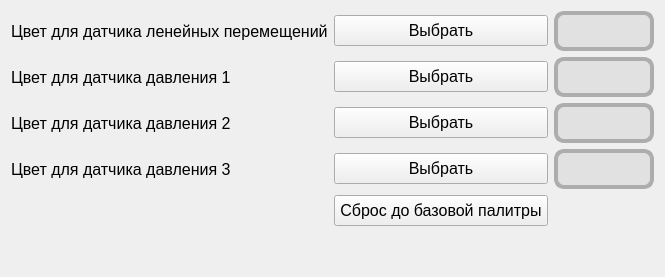
     <widget class="QWidget" name="tab_3">
      <attribute name="title">
       <string>Цветовые контуры графиков</string>
      </attribute>
      <layout class="QGridLayout" name="gridLayout">
       <item row="3" column="2">
        <widget class="QWidget" name="widget_pressure3Color" native="true">
         <property name="sizePolicy">
          <sizepolicy hsizetype="Expanding" vsizetype="Preferred">
           <horstretch>0</horstretch>
           <verstretch>0</verstretch>
          </sizepolicy>
         </property>
         <property name="minimumSize">
          <size>
           <width>100</width>
           <height>40</height>
          </size>
         </property>
         <property name="maximumSize">
          <size>
           <width>150</width>
           <height>40</height>
          </size>
         </property>
         <property name="styleSheet">
          <string notr="true">background: #E1E1E1;

Border: 4px solid #ADADAD ;
Border-radius: 10px;

</string>
         </property>
        </widget>
       </item>
       <item row="0" column="0">
        <widget class="QLabel" name="label_liner">
         <property name="font">
          <font>
           <pointsize>12</pointsize>
          </font>
         </property>
         <property name="text">
          <string>Цвет для датчика ленейных перемещений</string>
         </property>
        </widget>
       </item>
       <item row="2" column="1">
        <widget class="QPushButton" name="pushButton_pressure2Color">
         <property name="sizePolicy">
          <sizepolicy hsizetype="Expanding" vsizetype="Fixed">
           <horstretch>0</horstretch>
           <verstretch>0</verstretch>
          </sizepolicy>
         </property>
         <property name="font">
          <font>
           <pointsize>12</pointsize>
          </font>
         </property>
         <property name="styleSheet">
          <string notr="true">padding: 5px 5px;</string>
         </property>
         <property name="text">
          <string>Выбрать</string>
         </property>
         <property name="autoDefault">
          <bool>false</bool>
         </property>
        </widget>
       </item>
       <item row="3" column="0">
        <widget class="QLabel" name="label_pressure1">
         <property name="font">
          <font>
           <pointsize>12</pointsize>
          </font>
         </property>
         <property name="text">
          <string>Цвет для датчика давления 3</string>
         </property>
        </widget>
       </item>
       <item row="3" column="1">
        <widget class="QPushButton" name="pushButton_pressure3Color">
         <property name="sizePolicy">
          <sizepolicy hsizetype="Expanding" vsizetype="Fixed">
           <horstretch>0</horstretch>
           <verstretch>0</verstretch>
          </sizepolicy>
         </property>
         <property name="font">
          <font>
           <pointsize>12</pointsize>
          </font>
         </property>
         <property name="styleSheet">
          <string notr="true">padding: 5px 5px;</string>
         </property>
         <property name="text">
          <string>Выбрать</string>
         </property>
         <property name="autoDefault">
          <bool>false</bool>
         </property>
        </widget>
       </item>
       <item row="0" column="1">
        <widget class="QPushButton" name="pushButton_linearColor">
         <property name="sizePolicy">
          <sizepolicy hsizetype="Expanding" vsizetype="Fixed">
           <horstretch>0</horstretch>
           <verstretch>0</verstretch>
          </sizepolicy>
         </property>
         <property name="font">
          <font>
           <pointsize>12</pointsize>
          </font>
         </property>
         <property name="styleSheet">
          <string notr="true">padding: 5px 5px;</string>
         </property>
         <property name="text">
          <string>Выбрать</string>
         </property>
         <property name="autoDefault">
          <bool>false</bool>
         </property>
        </widget>
       </item>
       <item row="2" column="2">
        <widget class="QWidget" name="widget_pressure2Color" native="true">
         <property name="sizePolicy">
          <sizepolicy hsizetype="Expanding" vsizetype="Preferred">
           <horstretch>0</horstretch>
           <verstretch>0</verstretch>
          </sizepolicy>
         </property>
         <property name="minimumSize">
          <size>
           <width>100</width>
           <height>40</height>
          </size>
         </property>
         <property name="maximumSize">
          <size>
           <width>150</width>
           <height>40</height>
          </size>
         </property>
         <property name="styleSheet">
          <string notr="true">background: #E1E1E1;

Border: 4px solid #ADADAD ;
Border-radius: 10px;

</string>
         </property>
        </widget>
       </item>
       <item row="1" column="0">
        <widget class="QLabel" name="label_pressure3">
         <property name="font">
          <font>
           <pointsize>12</pointsize>
          </font>
         </property>
         <property name="text">
          <string>Цвет для датчика давления 1</string>
         </property>
        </widget>
       </item>
       <item row="5" column="1">
        <spacer name="verticalSpacer_5">
         <property name="orientation">
          <enum>Qt::Orientation::Vertical</enum>
         </property>
         <property name="sizeHint" stdset="0">
          <size>
           <width>20</width>
           <height>40</height>
          </size>
         </property>
        </spacer>
       </item>
       <item row="2" column="0">
        <widget class="QLabel" name="label_pressure2">
         <property name="font">
          <font>
           <pointsize>12</pointsize>
          </font>
         </property>
         <property name="text">
          <string>Цвет для датчика давления 2</string>
         </property>
        </widget>
       </item>
       <item row="0" column="2">
        <widget class="QWidget" name="widget_linearColor" native="true">
         <property name="sizePolicy">
          <sizepolicy hsizetype="Expanding" vsizetype="Preferred">
           <horstretch>0</horstretch>
           <verstretch>0</verstretch>
          </sizepolicy>
         </property>
         <property name="minimumSize">
          <size>
           <width>100</width>
           <height>40</height>
          </size>
         </property>
         <property name="maximumSize">
          <size>
           <width>150</width>
           <height>40</height>
          </size>
         </property>
         <property name="styleSheet">
          <string notr="true">background: #E1E1E1;

Border: 4px solid #ADADAD ;
Border-radius: 10px;

</string>
         </property>
        </widget>
       </item>
       <item row="1" column="2">
        <widget class="QWidget" name="widget_pressure1Color" native="true">
         <property name="sizePolicy">
          <sizepolicy hsizetype="Expanding" vsizetype="Preferred">
           <horstretch>0</horstretch>
           <verstretch>0</verstretch>
          </sizepolicy>
         </property>
         <property name="minimumSize">
          <size>
           <width>100</width>
           <height>40</height>
          </size>
         </property>
         <property name="maximumSize">
          <size>
           <width>150</width>
           <height>40</height>
          </size>
         </property>
         <property name="styleSheet">
          <string notr="true">background: #E1E1E1;

Border: 4px solid #ADADAD ;
Border-radius: 10px;

</string>
         </property>
        </widget>
       </item>
       <item row="1" column="1">
        <widget class="QPushButton" name="pushButton_pressure1Color">
         <property name="sizePolicy">
          <sizepolicy hsizetype="Expanding" vsizetype="Fixed">
           <horstretch>0</horstretch>
           <verstretch>0</verstretch>
          </sizepolicy>
         </property>
         <property name="font">
          <font>
           <pointsize>12</pointsize>
          </font>
         </property>
         <property name="styleSheet">
          <string notr="true">padding: 5px 5px;</string>
         </property>
         <property name="text">
          <string>Выбрать</string>
         </property>
         <property name="autoDefault">
          <bool>false</bool>
         </property>
        </widget>
       </item>
       <item row="4" column="1">
        <widget class="QPushButton" name="pushButton_resetColors">
         <property name="font">
          <font>
           <pointsize>12</pointsize>
          </font>
         </property>
         <property name="styleSheet">
          <string notr="true">padding: 5px 5px;</string>
         </property>
         <property name="text">
          <string>Сброс до базовой палитры</string>
         </property>
         <property name="autoDefault">
          <bool>false</bool>
         </property>
        </widget>
       </item>
      </layout>
     </widget>
